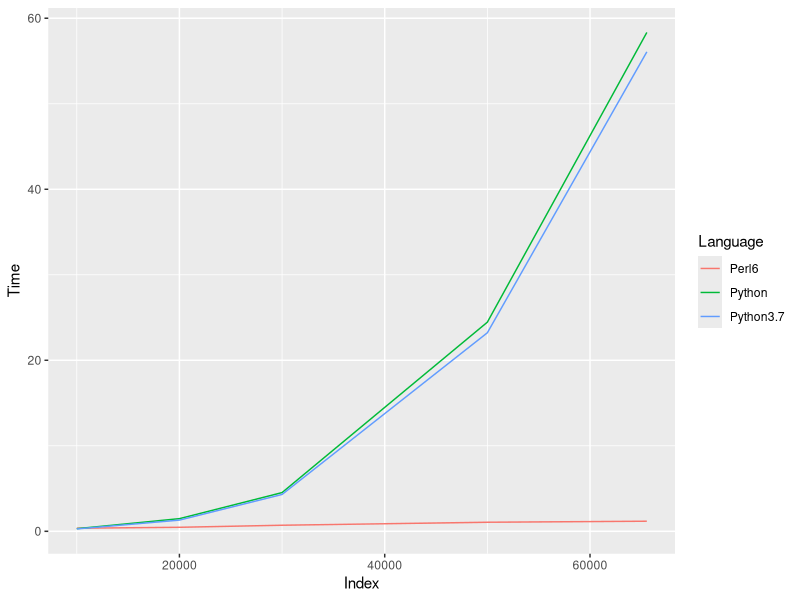
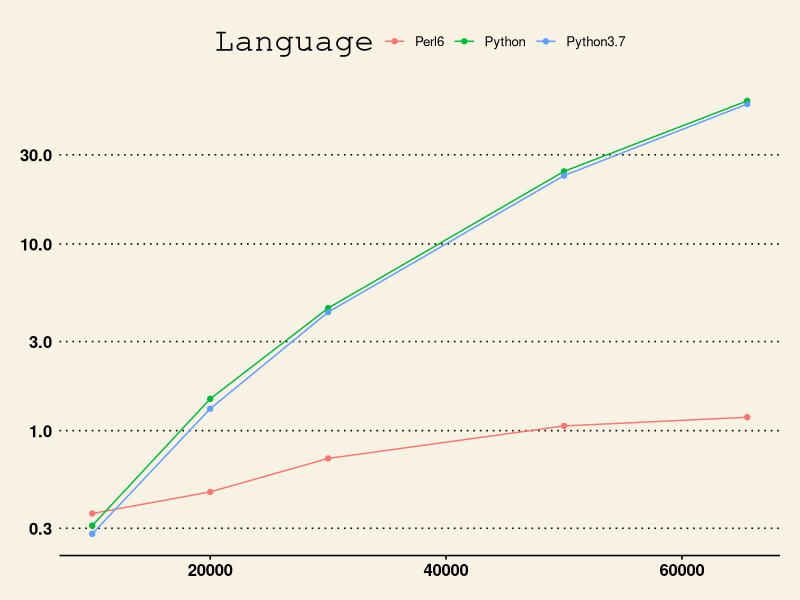

Generate these figures, in order, with R:
require(ggplot2)
require(ggthemes)

data <- read.csv('fib-py-vs-p6.csv')
data$Index = as.numeric(data$Index)
data$Time = as.numeric(data$Time)
ggplot(data,aes(x=Index,y=Time,color=Language))+ geom_line()
ggplot(data,aes(x=Index,y=Time,color=Language))+ geom_point()+ geom_line()+scale_y_log10()+theme_wsj()
